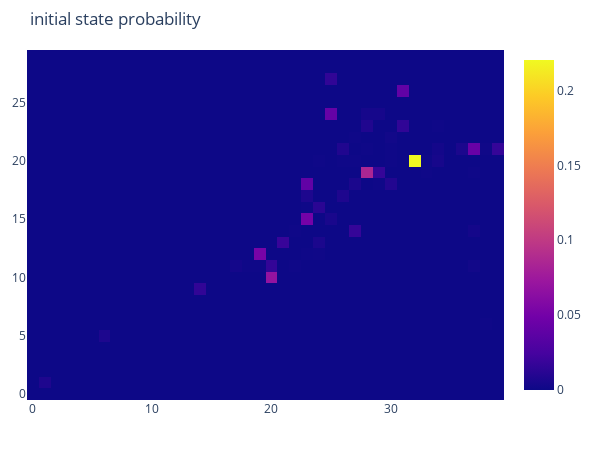

Notebook code for this chart:
### Code cell
world.RefreshInitState()

### Figure 1 — Plotly figure (JSON) as saved in the notebook; plotly's stock layout.template omitted (floating-point values rounded to 4 significant figures; data arrays with more than 128 entries replaced by an {"elided": "..."} marker saying what was removed)
{"data": [{"type": "heatmap", "z": {"elided": "30x40 float values"}}], "layout": {"autosize": false, "height": 450, "margin": {"b": 50, "l": 20, "r": 20, "t": 50}, "title": {"text": "initial state probability"}, "width": 600}}
